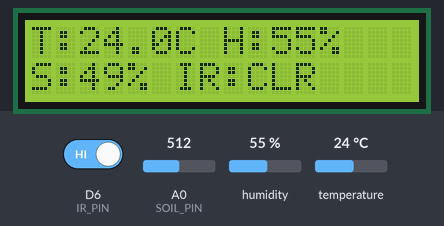
The sketch below on a simulated ESP8266 (NodeMCU). Parts: 16×2 character LCD. The test bench sets the inputs (shaded band); at power-on: D6 (IR_PIN) HIGH, humidity 55 %, A0 (SOIL_PIN) = 512, temperature 24 °C. WiFi joins after 1.5 s; servers stay silent unless stated; uploads are accepted with an empty reply; what the sketch prints to the serial monitor is not drawn.

Above: at 4.8 s.
4.9 s: D6 (IR_PIN) driven LOW
At 15.8 s:
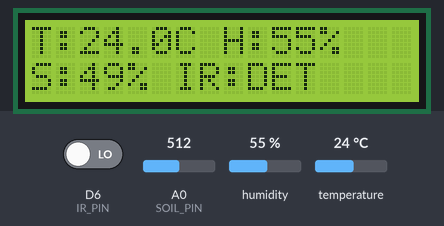
16.6 s: humidity set to 22 %
At 27.7 s:
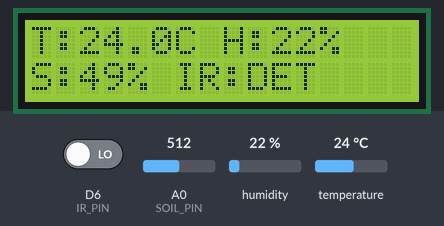
28.0 s: A0 (SOIL_PIN) set to 716
At 39.2 s:
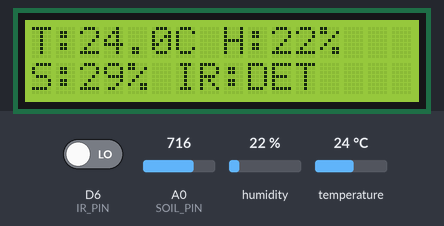
39.5 s: temperature set to 12 °C
At 50.0 s:
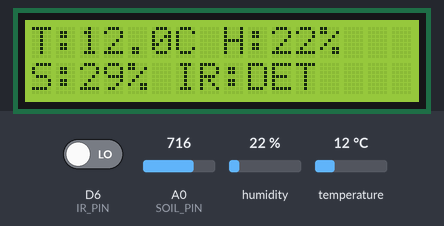
50.9 s: A0 (SOIL_PIN) set to 900
At 61.9 s:
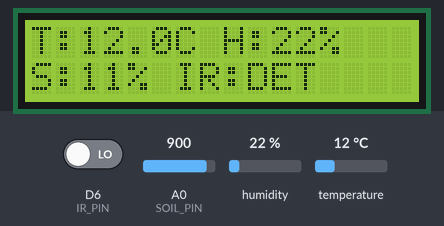
62.4 s: D6 (IR_PIN) driven HIGH
At 73.6 s:
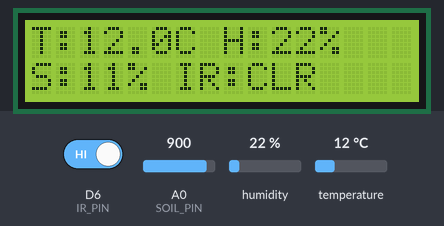
Timing chart, 0 to 74.8 s (numbered marks = the images above; inputs shaded):
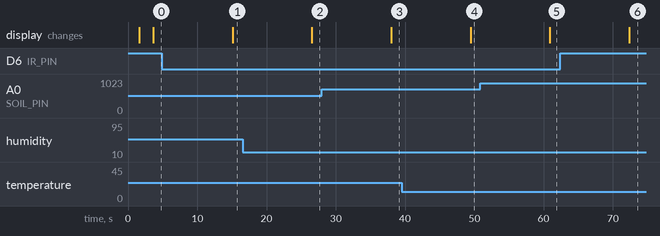

The sketch:

esp8266_iot.ino
```cpp
/*
 * SISTec Smart IoT Dashboard 2026 - ESP8266 Firmware
 * Features: DHT11, Soil Moisture, IR Sensor, I2C LCD
 * Backend: Node.js (Render)
 */

#include <ESP8266WiFi.h>
#include <ESP8266HTTPClient.h>
#include <WiFiClientSecure.h>
#include <DHT.h>
#include <Wire.h>
#include <LiquidCrystal_I2C.h>

// --- CONFIGURATION ---
const char* ssid = "YOUR_WIFI_SSID";
const char* password = "YOUR_WIFI_PASSWORD";
const char* serverUrl = "https://your-app-name.onrender.com/api/save-data";
const char* lcdUrl = "https://your-app-name.onrender.com/api/lcd-text";

// --- PINS ---
#define DHTPIN D5
#define DHTTYPE DHT11
#define SOIL_PIN A0
#define IR_PIN D6

DHT dht(DHTPIN, DHTTYPE);
LiquidCrystal_I2C lcd(0x27, 16, 2);

void setup() {
  Serial.begin(115200);

  // LCD Init
  lcd.init();
  lcd.backlight();
  lcd.setCursor(0, 0);
  lcd.print("SISTec IoT 2026");

  // Sensor Init
  dht.begin();
  pinMode(IR_PIN, INPUT);

  // WiFi Connection
  WiFi.begin(ssid, password);
  lcd.setCursor(0, 1);
  lcd.print("Connecting WiFi");

  while (WiFi.status() != WL_CONNECTED) {
    delay(500);
    Serial.print(".");
  }

  Serial.println("\nWiFi Connected");
  lcd.clear();
  lcd.print("WiFi Connected!");
  delay(2000);
}

void loop() {
  if (WiFi.status() == WL_CONNECTED) {

    // 1. Read Sensors
    float h = dht.readHumidity();
    float t = dht.readTemperature();
    int soilRaw = analogRead(SOIL_PIN);
    int soilPercent = map(soilRaw, 1024, 0, 0, 100); // Inverse for typical soil sensors
    int irStatus = digitalRead(IR_PIN);
    String irText = (irStatus == LOW) ? "Object Detected" : "Clear";

    // Check if any reads failed
    if (isnan(h) || isnan(t)) {
      Serial.println("Failed to read from DHT sensor!");
      return;
    }

    // 2. Display on LCD
    lcd.clear();
    lcd.setCursor(0, 0);
    lcd.print("T:"); lcd.print(t, 1); lcd.print("C H:"); lcd.print(h, 0); lcd.print("%");
    lcd.setCursor(0, 1);
    lcd.print("S:"); lcd.print(soilPercent); lcd.print("% IR:"); lcd.print((irStatus == LOW ? "DET" : "CLR"));
    delay(3000);

    // 3. Fetch LCD Message from API
    fetchLCDMessage();
    delay(3000);

    // 4. Send Data to Server
    sendData(t, h, soilPercent, irText);

  }

  delay(5000); // Sync every 5 seconds
}

void fetchLCDMessage() {
  WiFiClientSecure client;
  client.setInsecure(); // Required for Render/HTTPS without managing certs

  HTTPClient http;
  if (http.begin(client, lcdUrl)) {
    int httpCode = http.GET();
    if (httpCode > 0) {
      String payload = http.getString();
      lcd.clear();
      lcd.setCursor(0, 0);
      lcd.print("Server Message:");
      lcd.setCursor(0, 1);
      lcd.print(payload.substring(0, 16));
    }
    http.end();
  }
}

void sendData(float t, float h, int soil, String ir) {
  WiFiClientSecure client;
  client.setInsecure();

  HTTPClient http;
  http.begin(client, serverUrl);
  http.addHeader("Content-Type", "application/json");

  String jsonPayload = "{\"temperature\":" + String(t) +
                       ",\"humidity\":" + String(h) +
                       ",\"soil\":" + String(soil) +
                       ",\"ir\":\"" + ir + "\"}";

  int httpCode = http.POST(jsonPayload);

  if (httpCode > 0) {
    Serial.println("Data Sent: " + jsonPayload);
  } else {
    Serial.println("Error sending data: " + http.errorToString(httpCode));
  }

  http.end();
}
```

Measured:
- after the input at 4.9 s, the display: changes after 10.2 s (image 1)
- after the input at 16.6 s, the display: changes after 10.0 s (image 2)
- after the input at 28.0 s, the display: changes after 10.0 s (image 3)
- after the input at 39.5 s, the display: changes after 10.0 s (image 4)
- after the input at 50.9 s, the display: changes after 10.0 s (image 5)
- after the input at 62.4 s, the display: changes after 10.0 s (image 6)
